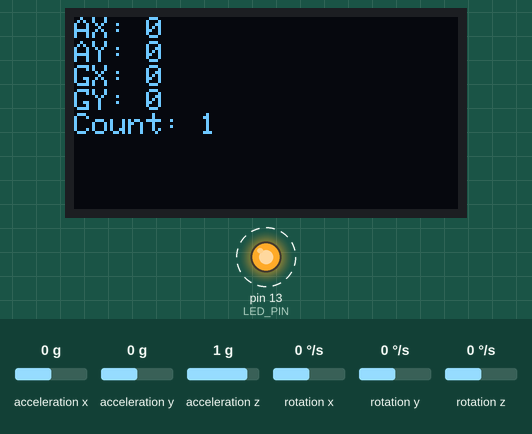
Simulated run of this sketch. Board: Arduino Uno, built with avr-gcc and run on an emulated ATmega328P. Shown: 128×64 one-colour display, output pins drawn as LEDs (lit = HIGH). Dashed ring = blinking. The test bench sets the inputs (shaded band); at power-on: rotation x 0 °/s, rotation y 0 °/s, acceleration x 0 g, acceleration y 0 g, acceleration z 1 g, rotation z 0 °/s. What the sketch prints to the serial monitor is not drawn.

Above: at 1.2 s.
1.3 s: rotation x set to 192 °/s
At 2.09 s:
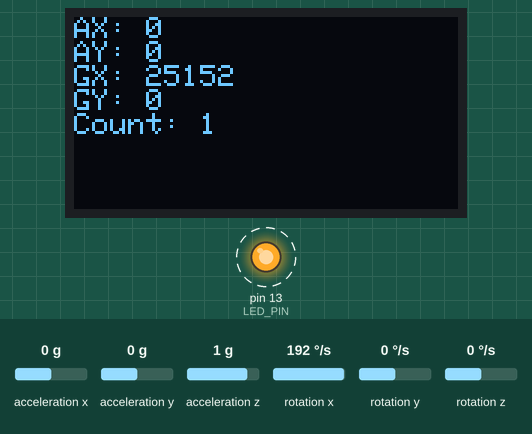
4.0 s: rotation y set to 100 °/s
At 4.31 s:
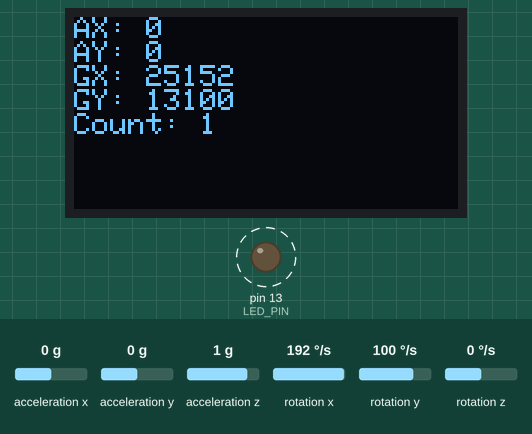
5.6 s: acceleration x set to -1.4 g
At 5.93 s:
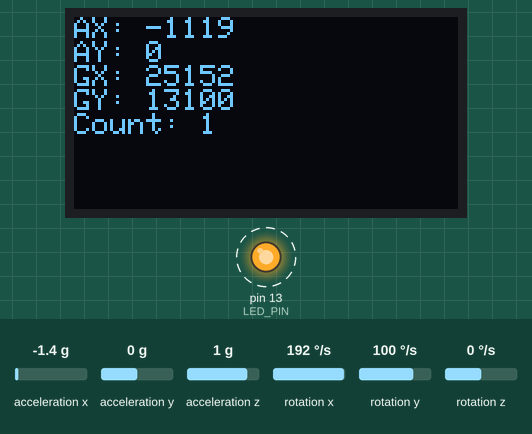
7.2 s: acceleration y set to -1.4 g
At 7.92 s:
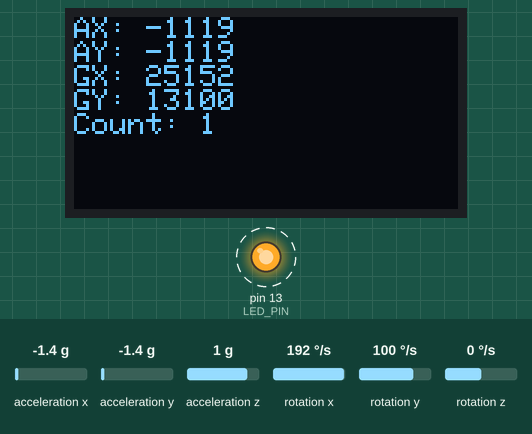
8.9 s: acceleration x set to -0.8 g
At 9.27 s:
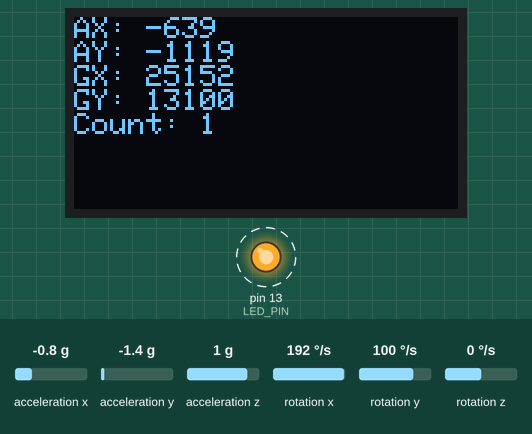
10.6 s: acceleration y set to 0.8 g
At 11.27 s:
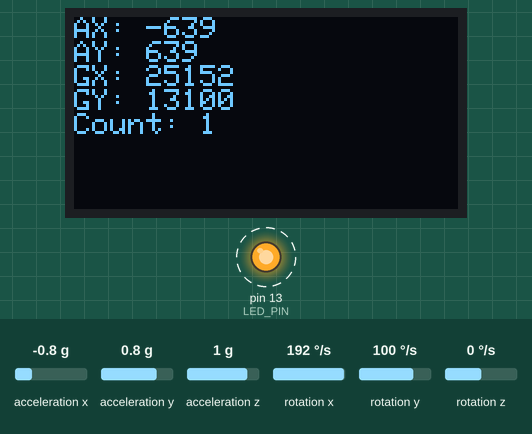
Timing chart, 0 to 13.2 s (numbered marks = the images above; inputs shaded):
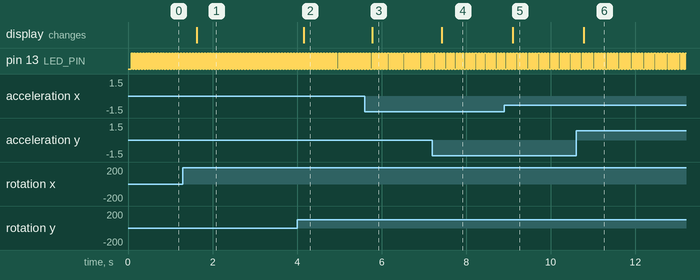

The sketch:

Pedometer.ino
```cpp
#include <SPI.h>
#include <Wire.h>
#include <SoftwareSerial.h>
#include <Adafruit_GFX.h>
#include <Adafruit_SSD1306.h>
#include <math.h>
#include "I2Cdev.h"
#include "MPU6050.h"

#define OLED_RESET 8
#define LED_PIN 4
#define SCROLL_PIN 8
Adafruit_SSD1306 display(OLED_RESET);

#if (SSD1306_LCDHEIGHT != 64)
#error("Height incorrect, please fix Adafruit_SSD1306.h!");
#endif

// Arduino Wire library is required if I2Cdev I2CDEV_ARDUINO_WIRE implementation
// is used in I2Cdev.h
#if I2CDEV_IMPLEMENTATION == I2CDEV_ARDUINO_WIRE
    #include "Wire.h"
#endif

// class default I2C address is 0x68
// specific I2C addresses may be passed as a parameter here
// AD0 low = 0x68 (default for InvenSense evaluation board)
// AD0 high = 0x69
MPU6050 accelgyro;
//MPU6050 accelgyro(0x69); // <-- use for AD0 high

int16_t ax, ay, az;
int16_t gx, gy, gz;


// uncomment "OUTPUT_READABLE_ACCELGYRO" if you want to see a tab-separated
// list of the accel X/Y/Z and then gyro X/Y/Z values in decimal. Easy to read,
// not so easy to parse, and slow(er) over UART.
#define OUTPUT_READABLE_ACCELGYRO

// uncomment "OUTPUT_BINARY_ACCELGYRO" to send all 6 axes of data as 16-bit
// binary, one right after the other. This is very fast (as fast as possible
// without compression or data loss), and easy to parse, but impossible to read
// for a human.
//#define OUTPUT_BINARY_ACCELGYRO


#define LED_PIN 13
bool blinkState = false;

int x;
int count = 0;
int y;
boolean hasTiltedForward = false;
boolean hasTiltedBackward = false;


void setup() {

    display.begin(SSD1306_SWITCHCAPVCC, 0x3c);  // initialize with the I2C addr 0x3D (for the 128x64)
    display.clearDisplay();

    // join I2C bus (I2Cdev library doesn't do this automatically)
    #if I2CDEV_IMPLEMENTATION == I2CDEV_ARDUINO_WIRE
        Wire.begin();
    #elif I2CDEV_IMPLEMENTATION == I2CDEV_BUILTIN_FASTWIRE
        Fastwire::setup(400, true);
    #endif

    // initialize serial communication
    // (38400 chosen because it works as well at 8MHz as it does at 16MHz, but
    // it's really up to you depending on your project)
    Serial.begin(38400);

    // initialize device
    Serial.println("Initializing I2C devices...");
    accelgyro.initialize();

    // verify connection
    Serial.println("Testing device connections...");
    Serial.println(accelgyro.testConnection() ? "MPU6050 connection successful" : "MPU6050 connection failed");

    // use the code below to change accel/gyro offset values
    /*
    Serial.println("Updating internal sensor offsets...");
    // -76	-2359	1688	0	0	0
    Serial.print(accelgyro.getXAccelOffset()); Serial.print("\t"); // -76
    Serial.print(accelgyro.getYAccelOffset()); Serial.print("\t"); // -2359
    Serial.print(accelgyro.getZAccelOffset()); Serial.print("\t"); // 1688
    Serial.print(accelgyro.getXGyroOffset()); Serial.print("\t"); // 0
    Serial.print(accelgyro.getYGyroOffset()); Serial.print("\t"); // 0
    Serial.print(accelgyro.getZGyroOffset()); Serial.print("\t"); // 0
    Serial.print("\n");
    accelgyro.setXGyroOffset(220);
    accelgyro.setYGyroOffset(76);
    accelgyro.setZGyroOffset(-85);
    Serial.print(accelgyro.getXAccelOffset()); Serial.print("\t"); // -76
    Serial.print(accelgyro.getYAccelOffset()); Serial.print("\t"); // -2359
    Serial.print(accelgyro.getZAccelOffset()); Serial.print("\t"); // 1688
    Serial.print(accelgyro.getXGyroOffset()); Serial.print("\t"); // 0
    Serial.print(accelgyro.getYGyroOffset()); Serial.print("\t"); // 0
    Serial.print(accelgyro.getZGyroOffset()); Serial.print("\t"); // 0
    Serial.print("\n");
    */

    // configure Arduino LED for
    pinMode(LED_PIN, OUTPUT);
}

void loop() {
    // read raw accel/gyro measurements from device
    accelgyro.getMotion6(&ax, &ay, &az, &gx, &gy, &gz);

    // these methods (and a few others) are also available
    //accelgyro.getAcceleration(&ax, &ay, &az);
    //accelgyro.getRotation(&gx, &gy, &gz);

    x = map(ax, -2048, 2048, -100, 100 );
    y = map(ay, -2048, 2048, -100, 100 );

    //a = min(ax, -500);
    //a++;
    //max(a, 500);
    //a++;

    #ifdef OUTPUT_READABLE_ACCELGYRO
        // display tab-separated accel/gyro x/y/z values
        Serial.print("a/g:\t");
        Serial.print(ax); Serial.print("\t");
        Serial.print(ay); Serial.print("\t");
        Serial.print(az); Serial.print("\t");
        Serial.print(gx); Serial.print("\t");
        Serial.print(gy); Serial.print("\t");
        Serial.println(gz);
    #endif

    #ifdef OUTPUT_BINARY_ACCELGYRO
        Serial.write((uint8_t)(ax >> 8)); Serial.write((uint8_t)(ax & 0xFF));
        Serial.write((uint8_t)(ay >> 8)); Serial.write((uint8_t)(ay & 0xFF));
        Serial.write((uint8_t)(az >> 8)); Serial.write((uint8_t)(az & 0xFF));
        Serial.write((uint8_t)(gx >> 8)); Serial.write((uint8_t)(gx & 0xFF));
        Serial.write((uint8_t)(gy >> 8)); Serial.write((uint8_t)(gy & 0xFF));
        Serial.write((uint8_t)(gz >> 8)); Serial.write((uint8_t)(gz & 0xFF));
    #endif

    CountSteps();

        display.clearDisplay();
        display.setTextSize(1);
        display.setTextColor(WHITE);
        display.setCursor(0,0);
        //Display ACC
        display.print("AX: ");
        display.println(x);
        display.print("AY: ");
        display.println(y);
        //Display gyro
        display.print("GX: ");
        display.println(gx);
        display.print("GY: ");
        display.println(gy);
        //display stepcount
        display.print("Count: ");
        display.println(count);
        display.display();

    // blink LED to indicate activity
    blinkState = !blinkState;
    digitalWrite(LED_PIN, blinkState);
}

void CountSteps(){

  if(x<80 && !hasTiltedForward){
    count++;
    hasTiltedForward = true;
    hasTiltedBackward = false;
    }

  if(x>99 && !hasTiltedBackward){
    count ++;
    hasTiltedBackward = true;
    hasTiltedForward = false;
    }

}
```

Measured:
- after the input at 1.3 s, the display: changes after 0.32 s (image 1)
- after the input at 4.0 s, the display: changes after 0.15 s (image 2)
- after the input at 5.6 s, the display: changes after 0.17 s (image 3)
- after the input at 7.2 s, the display: changes after 0.22 s (image 4)
- after the input at 8.9 s, the display: changes after 0.20 s (image 5)
- after the input at 10.6 s, the display: changes after 0.18 s (image 6)
- by itself, pin 13 (LED_PIN): alternates HIGH for 0.04 s and LOW for 0.04 s
